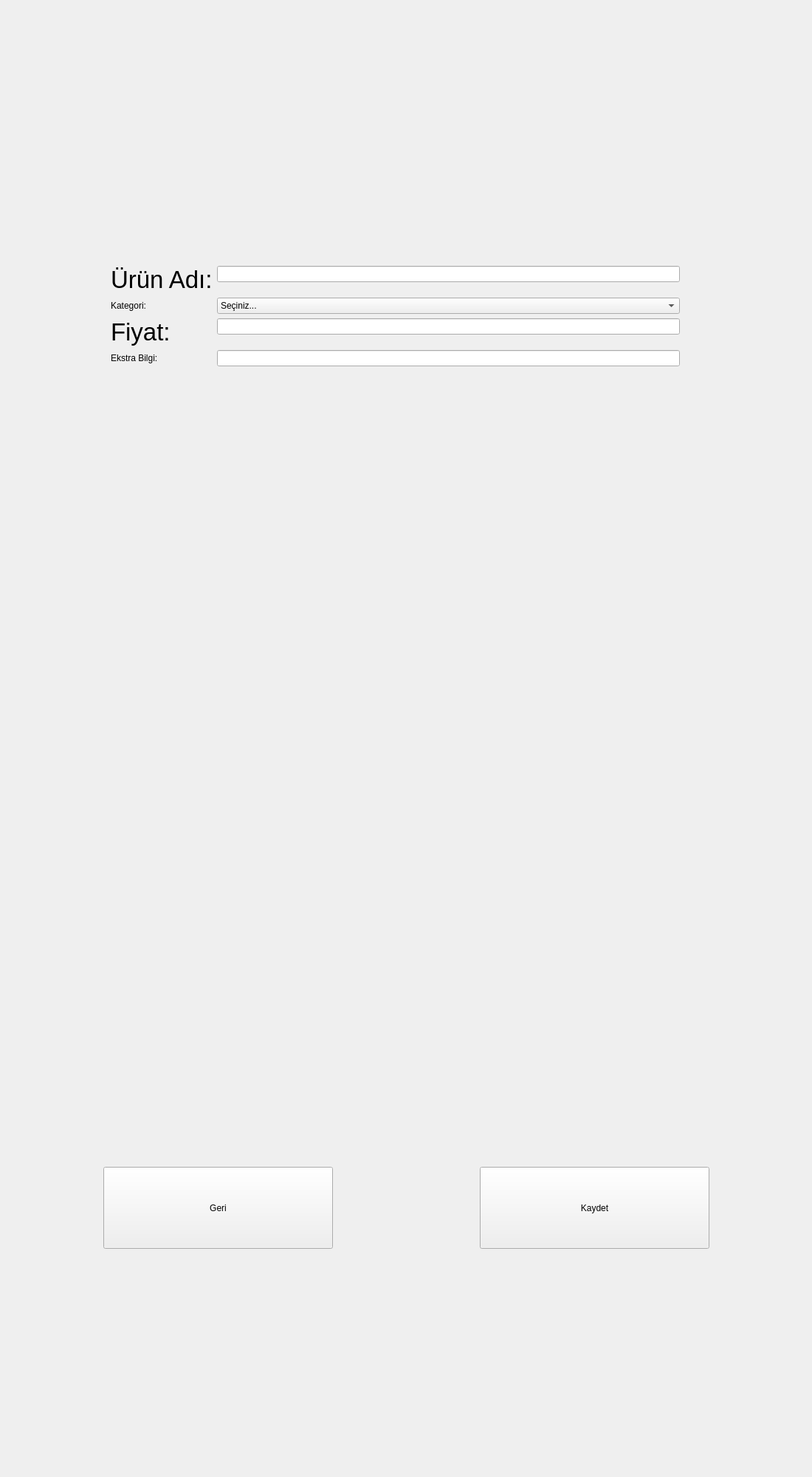
<?xml version="1.0" encoding="UTF-8"?>
<ui version="4.0">
 <class>UrunKayitEkrani</class>
 <widget class="QWidget" name="UrunKayitEkrani">
  <property name="geometry">
   <rect>
    <x>0</x>
    <y>0</y>
    <width>1100</width>
    <height>2000</height>
   </rect>
  </property>
  <property name="minimumSize">
   <size>
    <width>0</width>
    <height>0</height>
   </size>
  </property>
  <property name="maximumSize">
   <size>
    <width>16777215</width>
    <height>16777215</height>
   </size>
  </property>
  <property name="windowTitle">
   <string>Form</string>
  </property>
  <property name="styleSheet">
   <string notr="true">font: 20pt &quot;MS Shell Dlg 2&quot;;</string>
  </property>
  <widget class="QPushButton" name="pushButton">
   <property name="geometry">
    <rect>
     <x>140</x>
     <y>1580</y>
     <width>311</width>
     <height>111</height>
    </rect>
   </property>
   <property name="styleSheet">
    <string notr="true">font: 75 30pt &quot;MS Shell Dlg 2&quot;;</string>
   </property>
   <property name="text">
    <string>Geri</string>
   </property>
  </widget>
  <widget class="QPushButton" name="pushButton_2">
   <property name="geometry">
    <rect>
     <x>650</x>
     <y>1580</y>
     <width>311</width>
     <height>111</height>
    </rect>
   </property>
   <property name="styleSheet">
    <string notr="true">font: 75 30pt &quot;MS Shell Dlg 2&quot;;</string>
   </property>
   <property name="text">
    <string>Kaydet</string>
   </property>
  </widget>
  <widget class="QWidget" name="formLayoutWidget">
   <property name="geometry">
    <rect>
     <x>150</x>
     <y>360</y>
     <width>771</width>
     <height>471</height>
    </rect>
   </property>
   <layout class="QFormLayout" name="formLayout">
    <item row="0" column="0">
     <widget class="QLabel" name="label">
      <property name="font">
       <font>
        <family>MS Shell Dlg 2</family>
        <pointsize>25</pointsize>
        <weight>9</weight>
        <italic>false</italic>
        <bold>false</bold>
       </font>
      </property>
      <property name="styleSheet">
       <string notr="true">font: 75 25pt &quot;MS Shell Dlg 2&quot;;</string>
      </property>
      <property name="text">
       <string>Ürün Adı:</string>
      </property>
     </widget>
    </item>
    <item row="0" column="1">
     <widget class="QLineEdit" name="lineEdit"/>
    </item>
    <item row="1" column="0">
     <widget class="QLabel" name="label_2">
      <property name="styleSheet">
       <string notr="true">font: 75 25pt &quot;MS Shell Dlg 2&quot;;</string>
      </property>
      <property name="text">
       <string>Kategori:</string>
      </property>
     </widget>
    </item>
    <item row="1" column="1">
     <widget class="QComboBox" name="comboBox">
      <property name="styleSheet">
       <string notr="true">font: 18pt &quot;MS Shell Dlg 2&quot;;</string>
      </property>
      <item>
       <property name="text">
        <string>Seçiniz...</string>
       </property>
      </item>
      <item>
       <property name="text">
        <string>Giyim</string>
       </property>
      </item>
      <item>
       <property name="text">
        <string>Temizlik</string>
       </property>
      </item>
      <item>
       <property name="text">
        <string>Hediyelik Eşya</string>
       </property>
      </item>
      <item>
       <property name="text">
        <string>Doğal Ürünler</string>
       </property>
      </item>
      <item>
       <property name="text">
        <string>Diğer</string>
       </property>
      </item>
     </widget>
    </item>
    <item row="2" column="0">
     <widget class="QLabel" name="label_3">
      <property name="font">
       <font>
        <family>MS Shell Dlg 2</family>
        <pointsize>25</pointsize>
        <weight>9</weight>
        <italic>false</italic>
        <bold>false</bold>
       </font>
      </property>
      <property name="styleSheet">
       <string notr="true">font: 75 25pt &quot;MS Shell Dlg 2&quot;;</string>
      </property>
      <property name="text">
       <string>Fiyat:</string>
      </property>
     </widget>
    </item>
    <item row="2" column="1">
     <widget class="QLineEdit" name="lineEdit_2">
      <property name="styleSheet">
       <string notr="true">font: 20pt &quot;MS Shell Dlg 2&quot;;</string>
      </property>
     </widget>
    </item>
    <item row="3" column="0">
     <widget class="QLabel" name="label_4">
      <property name="styleSheet">
       <string notr="true">font: 75 25pt &quot;MS Shell Dlg 2&quot;;</string>
      </property>
      <property name="text">
       <string>Ekstra Bilgi:</string>
      </property>
     </widget>
    </item>
    <item row="3" column="1">
     <widget class="QLineEdit" name="lineEdit_3">
      <property name="styleSheet">
       <string notr="true">font: 20pt &quot;MS Shell Dlg 2&quot;;</string>
      </property>
     </widget>
    </item>
   </layout>
  </widget>
 </widget>
 <resources/>
 <connections/>
</ui>
